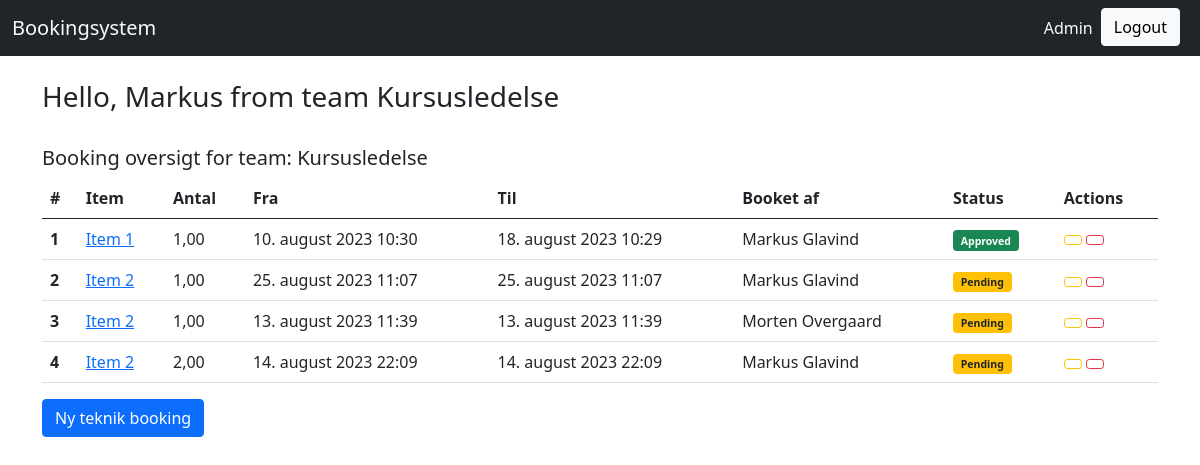
Page /Teknik/Teknik/TeknikBooking/ (signed in) on the committed database.
### organization/models.py (models this page shows, shortened)
class Volunteer(AbstractUser):
    username = models.CharField(max_length=30, unique=True)
    first_name = models.CharField(max_length=30)
    created = models.DateTimeField(auto_now_add=True, editable=False)
    last_name = models.CharField(max_length=30)
    last_updated = models.DateTimeField(auto_now=True, editable=False)
    email = models.EmailField()
    class Meta:
        pass
    def __str__(self):
        return f"{self.first_name} {self.last_name}"

class TeamMembership(models.Model):
    team = models.ForeignKey("organization.Team", on_delete=models.CASCADE)
    member = models.ForeignKey("organization.Volunteer", on_delete=models.CASCADE)
    last_updated = models.DateTimeField(auto_now=True, editable=False)
    created = models.DateTimeField(auto_now_add=True, editable=False)
    role = models.CharField(max_length=30)
    class Meta:
        pass

class Team(models.Model):
    name = models.CharField(max_length=30)
    last_updated = models.DateTimeField(auto_now=True, editable=False)
    short_name = models.CharField(max_length=30)
    created = models.DateTimeField(auto_now_add=True, editable=False)
    class Meta:
        pass

### Teknik/models.py (models this page shows, shortened)
class TeknikBooking(models.Model):
    team = models.ForeignKey("organization.Team", on_delete=models.CASCADE)
    item = models.ForeignKey("Teknik.TeknikItem", on_delete=models.CASCADE)
    team_contact = models.ForeignKey("organization.Volunteer", on_delete=models.CASCADE)
    STATUS_CHOICES = (
        ('Pending', 'Pending'),
        ('Approved', 'Approved'),
        ('Rejected', 'Rejected'),
    )
    start = models.DateTimeField(default=datetime.datetime.now)
    end = models.DateTimeField(default=datetime.datetime.now)
    quantity = models.DecimalField(max_digits=10, decimal_places=2)
    created = models.DateTimeField(auto_now_add=True, editable=False)
    last_updated = models.DateTimeField(auto_now=True, editable=False)
    status = models.CharField(max_length=10, choices=STATUS_CHOICES, default='Pending')
    remarks = models.TextField(blank=True)  # Blank allows for an empty value
    class Meta:
        pass
    def get_absolute_url(self):
        return reverse("Teknik_TeknikBooking_detail", args=(self.pk,))
    def approve_bookings(self, request, queryset):
        queryset.update(status="Approved")
    approve_bookings.short_description = "Approve selected bookings"
    def reject_bookings(self, request, queryset):
        queryset.update(status="Rejected")
    reject_bookings.short_description = "Rejected selected bookings"

class TeknikItem(models.Model):
    name = models.CharField(max_length=30)
    last_updated = models.DateTimeField(auto_now=True, editable=False)
    created = models.DateTimeField(auto_now_add=True, editable=False)
    description = models.TextField(max_length=100)
    class Meta:
        pass
    def __str__(self):
        return str(self.name)

### Teknik/views.py (the view)
# urls.py: path("Teknik/TeknikBooking/", views.TeknikBookingListView.as_view(), name="Teknik_TeknikBooking_list"),
class TeknikBookingListView(generic.ListView):
    model = models.TeknikBooking
    form_class = forms.TeknikBookingForm
    @method_decorator(login_required)
    def dispatch(self, *args, **kwargs):
        return super().dispatch(*args, **kwargs)

### Teknik/templates/Teknik/teknikbooking_list.html (shortened to what this page needs)
{% extends "base.html" %}
{% block content %}
{% load bootstrap_icons %}
<br>
{% if request.user.is_authenticated %}
      <h5>Booking oversigt for team: {% with volunteer_team_memberships=request.user.teammembership_set.all %}
          {% if volunteer_team_memberships %}
              {{ volunteer_team_memberships.first.team.name }}
          {% endif %}
          {% endwith %}</h5>
  {% endif %}
<table class="table">
  <thead>
    <tr>
      <th scope="col">#</th>
      <th scope="col">Item</th>
      <th scope="col">Antal</th>
      <th scope="col">Fra</th>
      <th scope="col">Til</th>
      <th scope="col">Booket af</th>
      <th scope="col">Status</th>
      <th scope="col">Actions</th>
    </tr>
  </thead>
  <tbody>
    {% for object in object_list %}
      <tr>
        <th scope="row">{{ object.id}}</th>
        <td><a href="{{object.get_absolute_url}}">{{object.item}}</a>  </td>
        <td>{{object.quantity}}</td>
        <td>{{object.start}}</td>
        <td>{{object.end}}</td>
        <td>{{object.team_contact}}</td>
        <td>
          {% if object.status == 'Pending' %}
              <span class="badge bg-warning text-dark">
                  <small>Pending</small>
              </span>
          {% elif object.status == 'Approved' %}
              <span class="badge bg-success">
                  <small>Approved</small>
              </span>
          {% elif object.status == 'Rejected' %}
              <span class="badge bg-danger">
                  <small>Rejected</small>
              </span>
          {% endif %}
      </td>
        <td>
          <a href="{% url 'Teknik_TeknikBooking_update' object.pk %}" class="btn btn-outline-warning btn-sm">
          </a>
          <a href="{% url 'Teknik_TeknikBooking_delete' object.pk %}" class="btn btn-outline-danger btn-sm">
          </a>
      </td>
      </tr>
    {% endfor %}
  </tbody>
</table>
<div>
  <a class="btn btn-primary"
    href="{% url 'Teknik_TeknikBooking_create' %}">
  Ny teknik booking
  </a>
</div>
{% endblock %}

### templates/base.html (shortened to what this page needs)
<!doctype html>
<html lang="en">
    <head>
        <link href="https://cdn.jsdelivr.net/npm/bootstrap@5.0.0-beta1/dist/css/bootstrap.min.css" rel="stylesheet">
    </head>
  <body>
    {% load bootstrap_icons %}
  	{% include 'navbar.html' %}
    <br/>
    <div class="container">
      {% if request.user.is_authenticated %}
      <h3>Hello, {{ user.first_name }} from team {% with volunteer_team_memberships=request.user.teammembership_set.all %}
          {% if volunteer_team_memberships %}
              {{ volunteer_team_memberships.first.team.name }}
          {% endif %}
          {% endwith %}</h3>
      {% endif %}
      {% block content %}{% endblock %}
    </div>
  </body>
</html>

### rows in the picture
Volunteer: first_name "Markus"
TeamMembership: first.team.name "Kursusledelse"
TeknikBooking: id "1", item "Item 1", quantity "1,00", start "10. august 2023 10:30", end "18. august 2023 10:29", team_contact "Markus Glavind", status "Approved"
TeknikBooking: id "2", item "Item 2", quantity "1,00", start "25. august 2023 11:07", end "25. august 2023 11:07", team_contact "Markus Glavind", status "Pending"
TeknikBooking: id "3", item "Item 2", quantity "1,00", start "13. august 2023 11:39", end "13. august 2023 11:39", team_contact "Morten Overgaard", status "Pending"
TeknikBooking: id "4", item "Item 2", quantity "2,00", start "14. august 2023 22:09", end "14. august 2023 22:09", team_contact "Markus Glavind", status "Pending"
